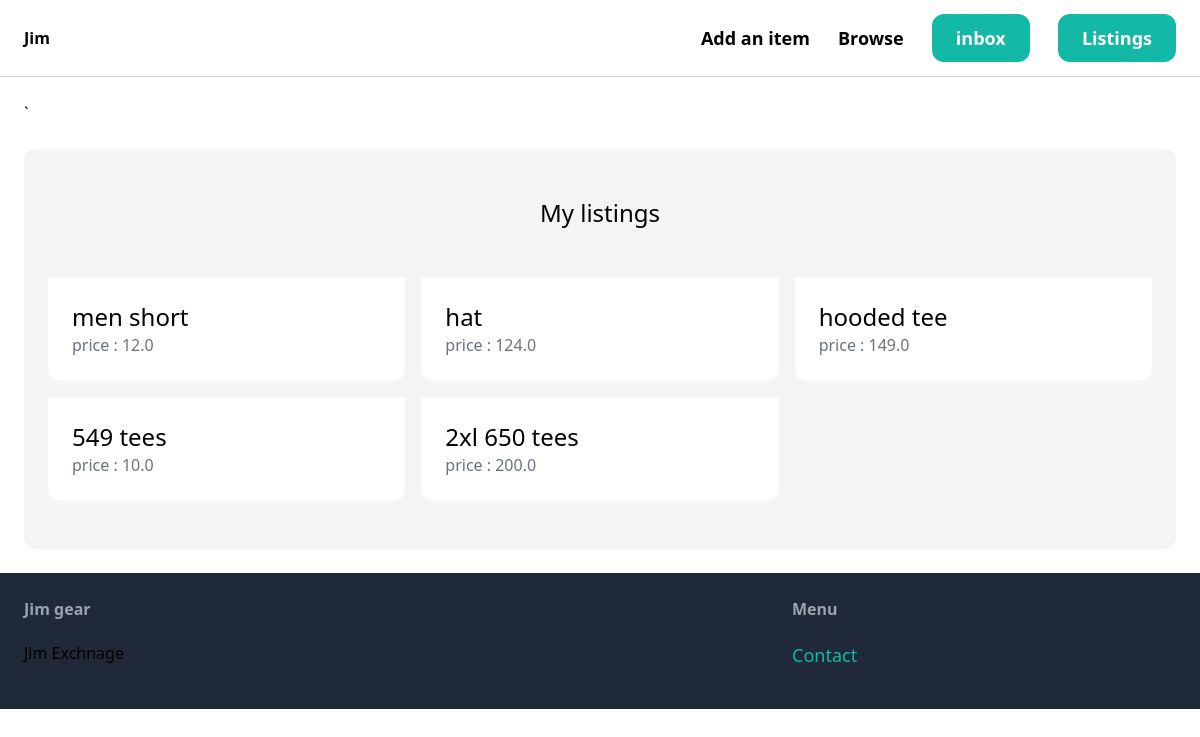
The app's page /listing/ (signed in), older data.
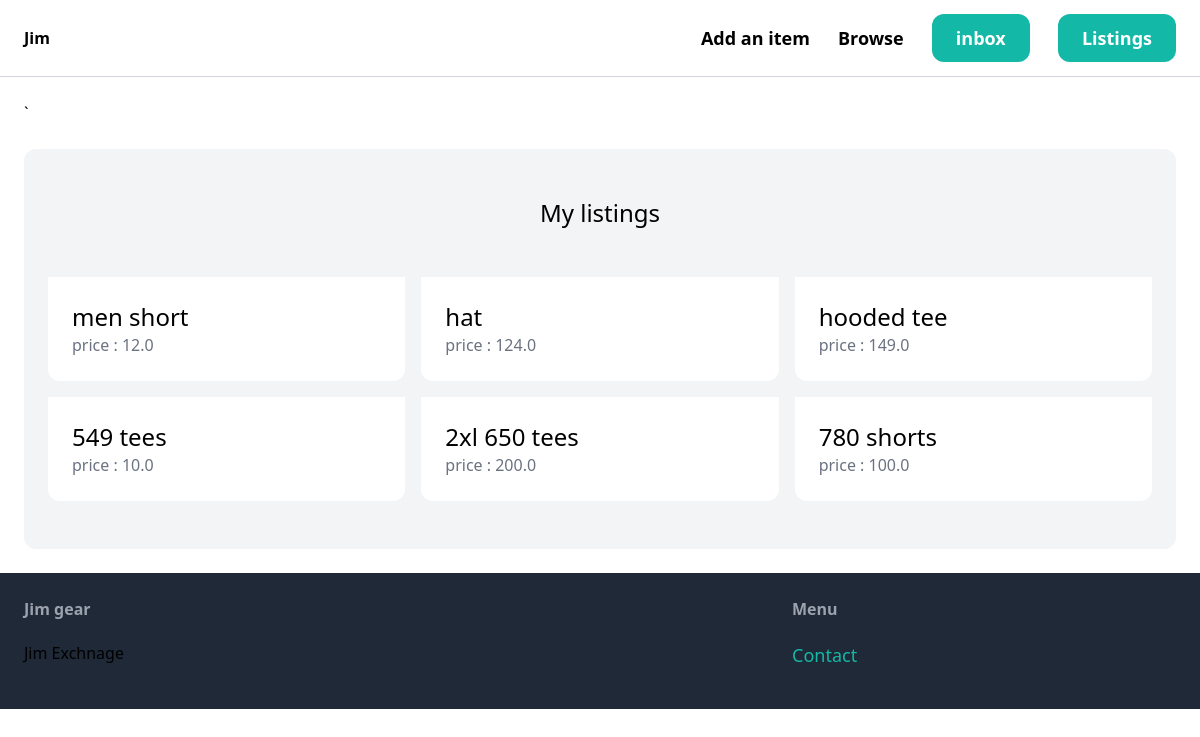
The same page, newer data.
### item/models.py (models this page shows, shortened)
class Item(models.Model):
    catagory = models.ForeignKey(Catagory, related_name = 'items', on_delete=models.CASCADE)
    name = models.CharField(max_length=250)
    description = models.TextField(blank=True, null=True)
    price = models.FloatField()
    image = models.ImageField(upload_to='item_images', blank=True, null=True) #incase no image provided
    is_sold = models.BooleanField(default=False)
    created_by = models.ForeignKey(User, related_name = 'items', on_delete = models.CASCADE)
    created_at = models.DateTimeField(auto_now_add=True)

### listing/views.py (the view)
# urls.py: path('', views.index, name='index'),
def index(request):
    items = Item.objects.filter(created_by=request.user)
    return render(request, 'listing/index.html',{
        'items': items,
    })

### listing/templates/listing/index.html
{% extends 'main_app/base.html' %}
{% block content %}
<div class = "mt-6 px-6 py-12 bg-gray-100 rounded-xl">
    <h2 class = "mb-12 text-2xl text-center">My listings</h2>
    <div class = "grid grid-cols-3 gap-4">
        {% for item in items %}
        <div>
            <a href = "{%url 'item:detail' item.id %}">
                <div class = "p-6 bg-white rounded-b-xl">
                    <h2 class = "text-2xl">{{item.name}}</h2>
                    <p class = "text-gray-500"> price : {{item.price}}</p>
                </div>
            </a>
        </div>
        {% endfor %}
    </div>
</div>
{% endblock %}

Row changes from the older to the newer data that the page shows:
added Item: name "780 shorts", price "100.0"
